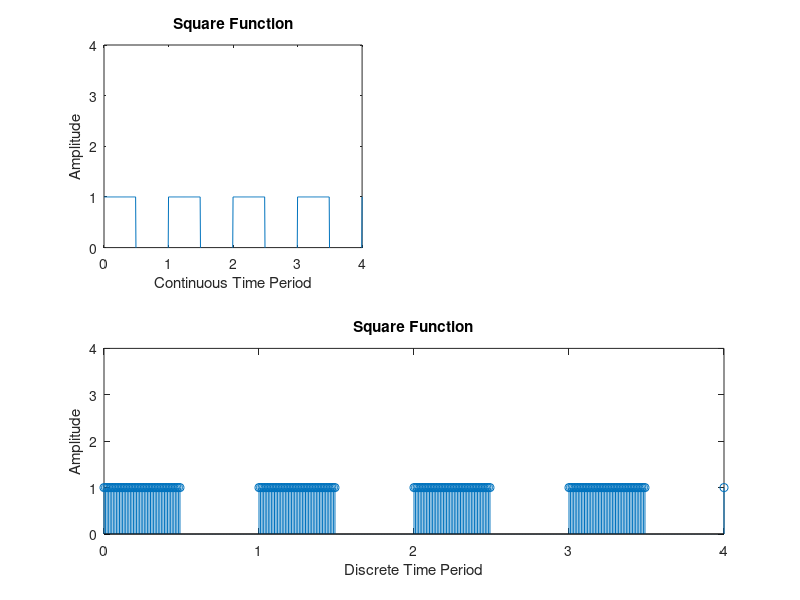

Here is the MATLAB script that generated this plot:
% continuous
t=(0:0.01:20);
x=square(2*pi*t);
subplot(2,2,1);
plot(t,x);
axis([0 4 0 4]);
xlabel('Continuous Time Period');
ylabel('Amplitude');
title('Square Function');
% discrete
t2=(0:0.01:20);
x2=square(2*pi*t2);
subplot(2,1,2);
stem(t2,x2);
axis([0 4 0 4]);
xlabel('Discrete Time Period');
ylabel('Amplitude');
title('Square Function');
